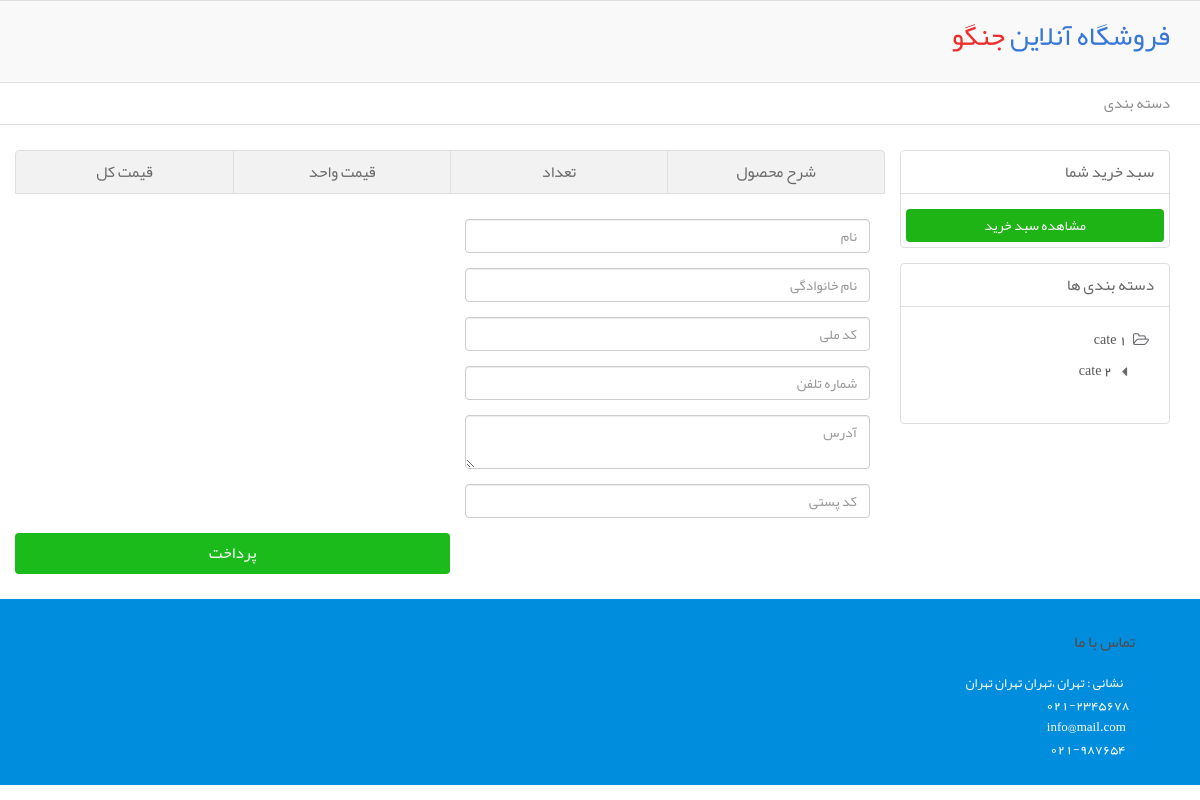
Before: /basket/ with the older database file.
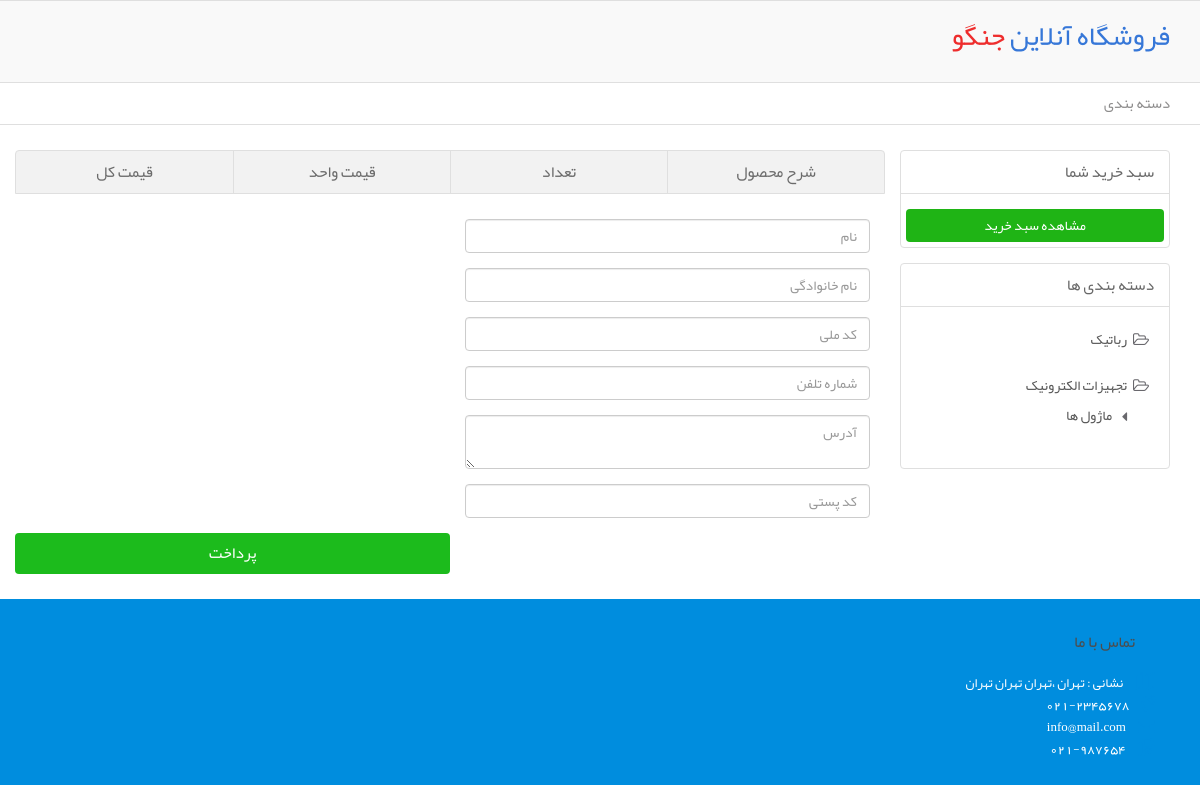
After: the same page with the newer database file.
### shop/models.py (models this page shows, shortened)
class Category(models.Model):
    name = models.CharField(max_length=200)
    display_name = models.CharField(max_length=200)
    parent_id = models.ForeignKey(
        'Category', on_delete=models.CASCADE, default=None, blank=True, null=True)

### shop/views.py (the view)
# urls.py: path('basket/', basket),
def basket(request):
    categories = Category.objects.all()
    return render(request, "basket.html", {
        "categories": categories
    })

### templates/basket.html (shortened to what this page needs)
{% extends "base.html" %}
{% block content %}
            <div class="row basket-style">
                <section class="border-radius">
                    <div class="tbl-head">
                        <ul>
                            <li> شرح محصول </li>
                            <li> تعداد  </li>
                            <li> قیمت واحد </li>
                            <li> قیمت کل   </li>
                        </ul>
                    </div>
                    <div class="col-md-6 col-sm-6 col-xs-12 margin-top-25">
                        <div class="form-group">
                            <input id="name" type="text" class="form-control" placeholder="نام  ">
                        </div>
                        <div class="form-group">
                            <input id="last_name" type="text" class="form-control" placeholder="نام خانوادگی ">
                        </div>
                        <div class="form-group">
                            <input id="passport_id" type="text" class="form-control" placeholder="کد ملی ">
                        </div>
                        <div class="form-group">
                            <input id="phone_number" type="text" class="form-control" placeholder="شماره تلفن">
                        </div>
                        <div class="form-group">
                            <textarea id="address" type="text" class="form-control" placeholder="آدرس"></textarea>
                        </div>
                        <div class="form-group">
                            <input id="post_code" type="text" class="form-control" placeholder="کد پستی">
                        </div>
                    </div>
                    <button onclick="completeOrder()" type="button" class="border-radius submit-basket-button"> پرداخت </button>
                    <div class="clearfix"></div>
                </section>
            </div>
{% endblock %}

### templates/base.html (shortened to what this page needs)
{% load static %}
<!DOCTYPE html>
<html class="no-js" dir="rtl" lang="fa-IR">
	<head>
		<link rel="stylesheet" type="text/css" href="{% static 'css/bootstrap.min.css' %}">
		<link rel="stylesheet" type="text/css" href="{% static 'css/bootstrap-rtl.min.css' %}">
        <link rel="stylesheet" type="text/css" href="{% static 'css/font-awesome.min.css' %}">
        <link rel="stylesheet" type="text/css" href="{% static 'css/carousel.css' %}">
		<link rel="stylesheet" type="text/css" href1="{% static 'css/owl.carousel.css' %}">
		<link rel="stylesheet" type="text/css" href="{% static 'css/style.css' %}">
	</head>
	<body>
		<header class="header-site">
            <div class="container">
                <div class="col-md-7 col-sm-7 logo-layer">
                    <a href="/">
                    <h1>فروشگاه آنلاین <span>جنگو</span> </h1>
                    </a>
                </div>
                <div class="clearfix"></div>
            </div>
		</header>
        <nav class="mega-menu">
            <div class="container">
                <ul>
                    <li><a href="#"> دسته بندی</a></li>
                </ul>
            </div>
        </nav>
        <div class="container margin-top-25">
            <aside class="col-md-3 col-sm-4 right-side-content">
                <section class="border-radius basket-side">
                    <header><h3> سبد خرید شما  </h3></header>
                    <article>
                        <a href="/basket" class="show-basket-button border-radius">مشاهده سبد خرید</a>
                    </article>
                </section>
                <section class="border-radius category-side">
                    <header><h3> دسته بندی ها </h3></header>
                        <article>
                            <ul class="category-menu">
                                {% for category in categories %}
                                {% if category.parent_id == None %}
                                <li>
                                   <h2><a href="#">{{category.display_name}}</a></h2>
                                   <ul class="child-category-menu">
                                    {% for subCategory in categories %}
                                        {% if subCategory.parent_id.id == category.id %}
                                        <li><h2><a href="#">{{subCategory.display_name}}</a></h2></li>
                                        {% endif %}
                                    {% endfor %}
                                   </ul>
                                </li>
                                {% endif %}
                                {% endfor %}
                            </ul>
                        </article>
                </section>
            </aside>
            <div class="col-md-9 col-sm-8 left-side-content">
                {% block content %}
                {% endblock %}
            </div>
        </div>
            <footer >
                <div class="top-footer bottom-footer">
                    <div class="container">
                       <section class="col-lg-4 col-md-4 contact-section">
                          <header><h3> تماس با ما </h3></header>
                          <article>
                             <p><i class="fa fa-map-o"></i> نشانی :  تهران ،تهران تهران تهران </p>
                             <p><i class="fa fa-volume-control-phone"></i> 021-2345678 </p>
                             <p><i class="fa fa-envelope"></i> info@mail.com</p>
                             <p><i class="fa fa-fax"></i> 021-987654 </p>
                          </article>
                       </section>
                    </div>
                </div>
              </footer>
        </body>
</html>

Changed rows visible on the page:
removed Category: display_name "cate 1", shown under "دسته بندی ها"
removed Category: display_name "cate 2", shown under "cate 1"
added Category: display_name "رباتیک", shown under "دسته بندی ها"
added Category: display_name "تجهیزات الکترونیک", shown under "دسته بندی ها"
added Category: display_name "ماژول ها", shown under "تجهیزات الکترونیک"
